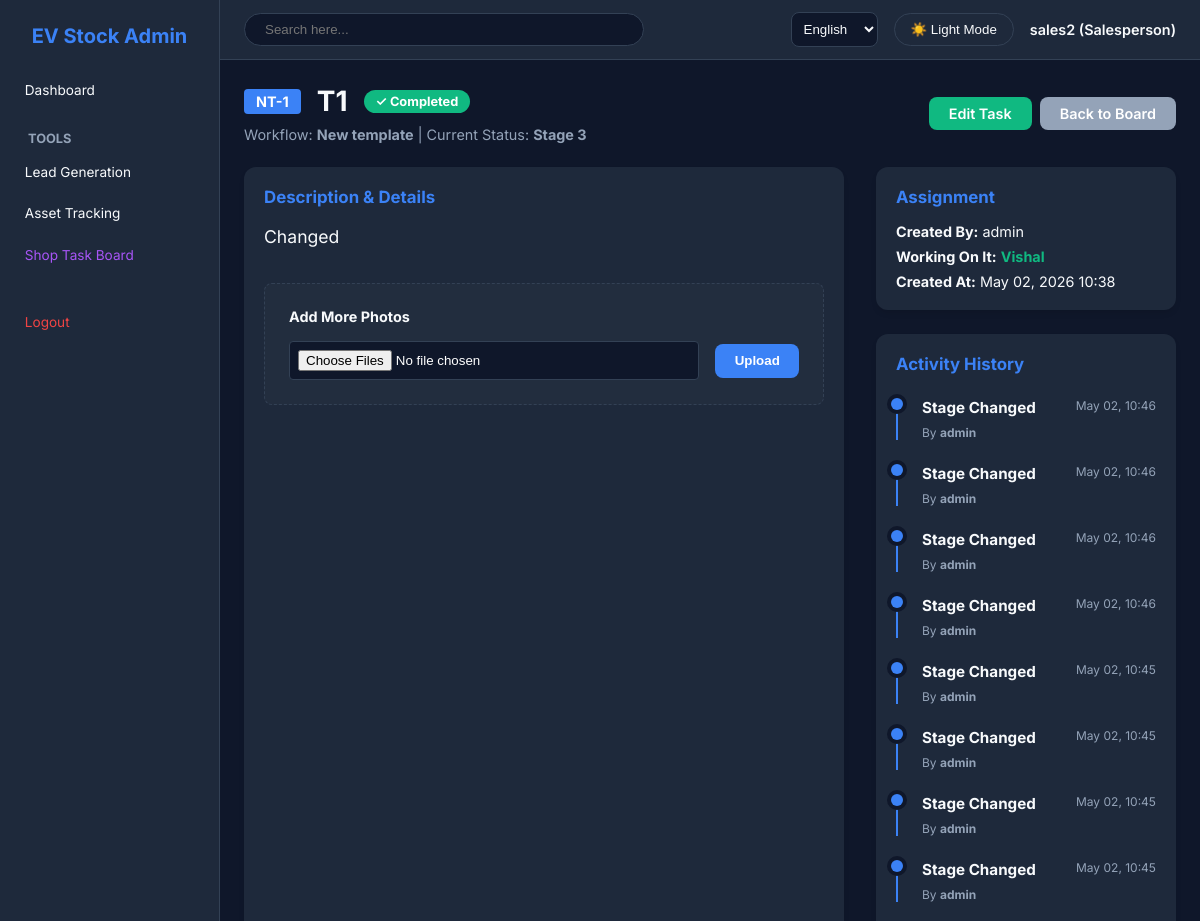
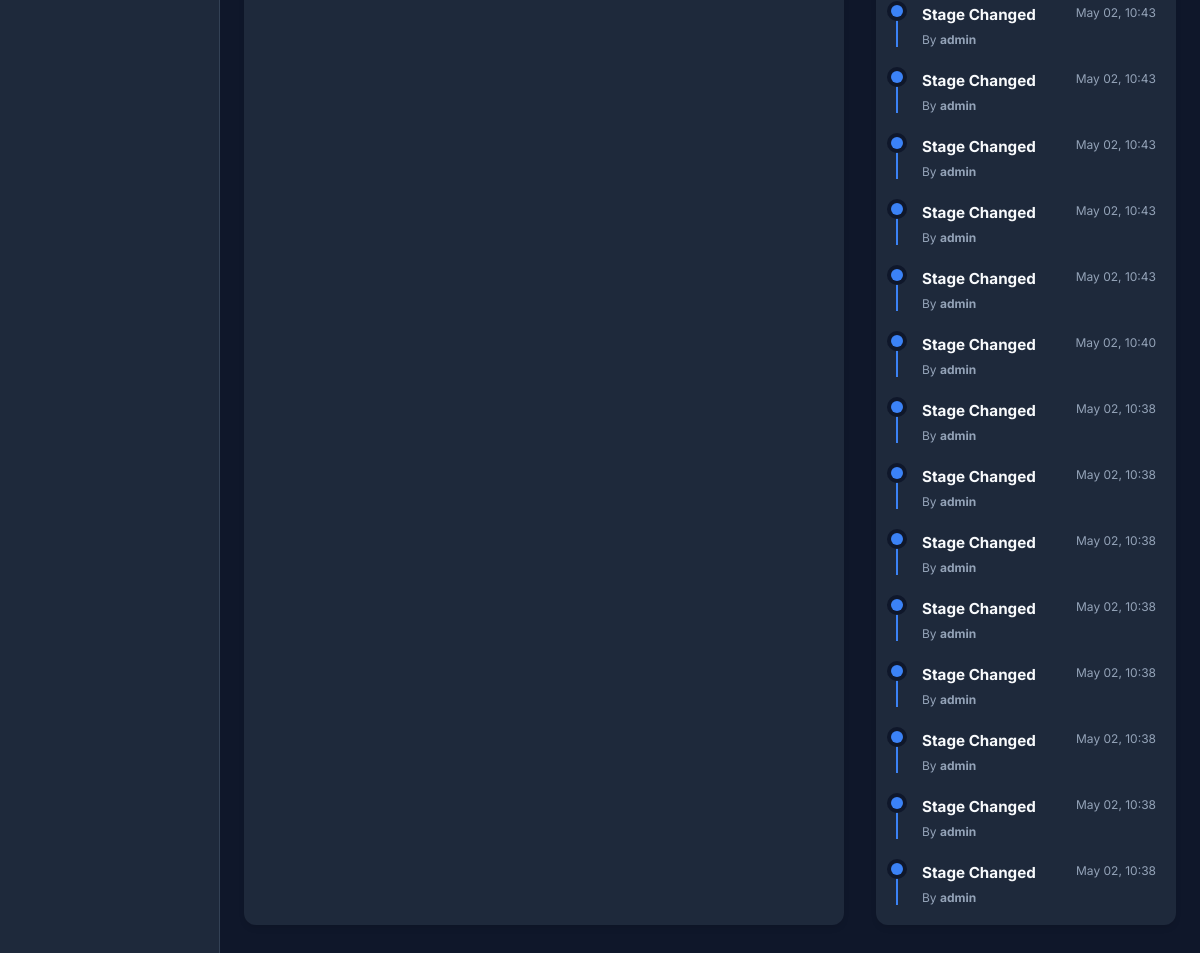
The page /tasks/3/ (signed in) on the database its author committed (2 pictures, top to bottom).
### core/models.py (models this page shows, shortened)
class User(AbstractUser):
    ROLE_CHOICES = (
        ('ADMIN', 'Admin'),
        ('SALES', 'Salesperson'),
        ('CUSTOMER', 'Customer'),
    )
    role = models.CharField(max_length=10, choices=ROLE_CHOICES, default='SALES')
    phone_number = models.CharField(max_length=20, blank=True, null=True)
    aadhar_number = models.CharField(max_length=20, blank=True, null=True)
    pan_number = models.CharField(max_length=20, blank=True, null=True)
    aadhar_front_photo = models.ImageField(upload_to='customers/aadhar/', blank=True, null=True)
    aadhar_back_photo = models.ImageField(upload_to='customers/aadhar/', blank=True, null=True)
    pan_photo = models.ImageField(upload_to='customers/pan/', blank=True, null=True)
    misc = models.JSONField(default=dict, blank=True, null=True)

### tasks/models.py (models this page shows, shortened)
class ShopTask(models.Model):
    template = models.ForeignKey(TaskTemplate, on_delete=models.CASCADE)
    task_number = models.CharField(max_length=20, unique=True, blank=True)
    title = models.CharField(max_length=200)
    description = models.TextField(blank=True, null=True)
    current_stage = models.ForeignKey(TaskStage, on_delete=models.PROTECT)
    assigned_to = models.ForeignKey(settings.AUTH_USER_MODEL, on_delete=models.SET_NULL, null=True, blank=True, related_name='tasks_assigned')
    external_assignee = models.CharField(max_length=100, blank=True, null=True)
    created_at = models.DateTimeField(auto_now_add=True)
    updated_at = models.DateTimeField(auto_now=True)

class TaskTemplate(models.Model):
    name = models.CharField(max_length=100)
    prefix = models.CharField(max_length=10, default="TASK")
    next_number = models.PositiveIntegerField(default=1)
    description = models.TextField(blank=True, null=True)
    created_at = models.DateTimeField(auto_now_add=True)

class TaskStage(models.Model):
    STAGE_TYPES = [
        ('START', 'Start'),
        ('MIDDLE', 'Ongoing'),
        ('END', 'End'),
    ]
    template = models.ForeignKey(TaskTemplate, on_delete=models.CASCADE, related_name='stages')
    name = models.CharField(max_length=100)
    stage_type = models.CharField(max_length=10, choices=STAGE_TYPES, default='MIDDLE')
    order = models.PositiveIntegerField(default=0)
    class Meta:
        ordering = ['order']

class TaskHistory(models.Model):
    ACTION_TYPES = [
        ('CREATED', 'Task Created'),
        ('STAGE_MOVE', 'Stage Changed'),
        ('EDITED', 'Task Details Updated'),
        ('PHOTO_ADDED', 'Photo Added'),
    ]
    task = models.ForeignKey(ShopTask, on_delete=models.CASCADE, related_name='history')
    action_type = models.CharField(max_length=20, choices=ACTION_TYPES, default='STAGE_MOVE')
    from_stage = models.ForeignKey(TaskStage, on_delete=models.SET_NULL, null=True, related_name='history_from')
    to_stage = models.ForeignKey(TaskStage, on_delete=models.SET_NULL, null=True, related_name='history_to')
    details = models.TextField(blank=True, null=True)
    moved_by = models.ForeignKey(settings.AUTH_USER_MODEL, on_delete=models.SET_NULL, null=True)
    moved_at = models.DateTimeField(auto_now_add=True)
    class Meta:
        ordering = ['-moved_at']

### tasks/views.py (the view)
# urls.py: path('<int:task_id>/', views.task_detail, name='task_detail'),
@login_required
def task_detail(request, task_id):
    task = get_object_or_404(ShopTask, id=task_id)
    return render(request, 'tasks/task_detail.html', {'task': task})

### templates/tasks/task_detail.html (shortened to what this page needs)
{% extends 'base.html' %}
{% load i18n %}
{% block content %}
<div class="header">
    <div>
        <div style="display: flex; align-items: center; gap: 1rem;">
            <span style="font-weight: 700; background: var(--primary); color: white; padding: 0.25rem 0.75rem; border-radius: 4px;">
                {{ task.task_number }}
            </span>
            <h1>{{ task.title }}</h1>
            {% if task.current_stage.stage_type == 'END' %}
            <span style="background: var(--success); color: white; padding: 0.25rem 0.75rem; border-radius: 20px; font-size: 0.8rem; font-weight: 700;">✓ {% trans "Completed" %}</span>
            {% endif %}
        </div>
        <p style="color: var(--text-muted); margin-top: 0.5rem;">
            {% trans "Workflow:" %} <strong>{{ task.template.name }}</strong> |
            {% trans "Current Status:" %} <strong>{{ task.current_stage.name }}</strong>
        </p>
    </div>
    <div style="display: flex; gap: 0.5rem;">
        <a href="{% url 'edit_task' task.id %}" class="btn" style="background: var(--success);">{% trans "Edit Task" %}</a>
        <a href="{% url 'board_view' %}?template={{ task.template.id }}" class="btn" style="background: var(--text-muted);">{% trans "Back to Board" %}</a>
    </div>
</div>
<div class="grid" style="grid-template-columns: 2fr 1fr; gap: 2rem;">
    <div class="card">
        <h3 style="margin-bottom: 1rem; color: var(--primary);">{% trans "Description & Details" %}</h3>
        <div style="white-space: pre-wrap; margin-bottom: 2rem; color: var(--text-color); font-size: 1.1rem; line-height: 1.6;">{{ task.description|default:"No description provided." }}</div>
        <div style="background: rgba(255,255,255,0.02); padding: 1.5rem; border-radius: 8px; border: 1px dashed var(--border-color);">
            <h4 style="margin-bottom: 1rem;">{% trans "Add More Photos" %}</h4>
            <form action="{% url 'add_task_photo' task.id %}" method="post" enctype="multipart/form-data" style="display: flex; gap: 1rem; align-items: center;">
                <input type="file" name="photos" multiple accept="image/*" capture="environment" required style="flex: 1; padding: 0.5rem; color: white; border: 1px solid var(--border-color); border-radius: 4px;">
                <button type="submit" class="btn" style="background: var(--primary); padding: 0.6rem 1.2rem;">{% trans "Upload" %}</button>
            </form>
        </div>
    </div>
    <div>
        <div class="card" style="margin-bottom: 1.5rem;">
            <h3 style="margin-bottom: 1rem; color: var(--primary);">{% trans "Assignment" %}</h3>
            <div style="display: flex; flex-direction: column; gap: 0.5rem;">
                <p><strong>{% trans "Created By:" %}</strong> {{ task.assigned_to.username }}</p>
                {% if task.external_assignee %}
                <p><strong>{% trans "Working On It:" %}</strong> <span style="color: var(--success); font-weight: 700;">{{ task.external_assignee }}</span></p>
                {% endif %}
                <p><strong>{% trans "Created At:" %}</strong> {{ task.created_at|date:"M d, Y H:i" }}</p>
            </div>
        </div>
        <div class="card">
            <h3 style="margin-bottom: 1.5rem; color: var(--primary);">{% trans "Activity History" %}</h3>
            <div style="display: flex; flex-direction: column; gap: 1.5rem;">
                {% for log in task.history.all %}
                <div style="padding-left: 1.5rem; border-left: 2px solid {% if log.action_type == 'CREATED' %}var(--success){% elif log.action_type == 'STAGE_MOVE' %}var(--primary){% else %}var(--text-muted){% endif %}; position: relative;">
                    <div style="width: 12px; height: 12px; background: {% if log.action_type == 'CREATED' %}var(--success){% elif log.action_type == 'STAGE_MOVE' %}var(--primary){% else %}var(--text-muted){% endif %}; border-radius: 50%; position: absolute; left: -7px; top: 0; box-shadow: 0 0 0 4px var(--bg-color);"></div>
                    <div style="display: flex; justify-content: space-between; align-items: flex-start;">
                        <p style="font-size: 0.95rem; font-weight: 700; margin-bottom: 0.25rem;">
                            {{ log.get_action_type_display }}
                        </p>
                        <span style="font-size: 0.75rem; color: var(--text-muted);">{{ log.moved_at|date:"M d, H:i" }}</span>
                    </div>
                    <p style="font-size: 0.75rem; color: var(--text-muted); margin-top: 0.25rem;">
                        {% trans "By" %} <strong>{{ log.moved_by.username }}</strong>
                    </p>
                </div>
                {% empty %}
                <p style="color: var(--text-muted); font-size: 0.9rem;">{% trans "No activity recorded yet." %}</p>
                {% endfor %}
            </div>
        </div>
    </div>
</div>
{% endblock %}

### templates/base.html (shortened to what this page needs)
{% load i18n %}
<!DOCTYPE html>
<html lang="en" data-theme="dark">
<head>
</head>
<body>
    {% if request.user.is_authenticated %}
    <div class="sidebar">
        <h2>EV Stock Admin</h2>
        <a href="{% url 'dashboard' %}">{% trans "Dashboard" %}</a>
        <h4 style="margin: 1.5rem 0 0.5rem 1rem; color: var(--text-muted); font-size: 0.8rem; text-transform: uppercase;">{% trans "Tools" %}</h4>
        <a href="{% url 'leads_list' %}">{% trans "Lead Generation" %}</a>
        <a href="{% url 'search_asset' %}">{% trans "Asset Tracking" %}</a>
        <a href="{% url 'board_view' %}" style="color: #a855f7;">{% trans "Shop Task Board" %}</a>
        <div style="margin-top: 2rem">
            <a href="{% url 'logout' %}" style="color: var(--danger)">{% trans "Logout" %}</a>
        </div>
    </div>
    {% endif %}
    <div class="main-content">
        <div class="top-navbar">
            <form action="{% url 'global_search' %}" method="get" style="flex: 1; display: flex; max-width: 400px; margin-right: auto;">
                <input type="text" name="q" placeholder="Search here..." required style="width: 100%; padding: 0.5rem 1.25rem; border-radius: 20px; border: 1px solid var(--border-color); background: var(--bg-color); color: var(--text-color);">
            </form>
            <form action="{% url 'set_language' %}" method="post">{% csrf_token %}
                <select name="language" onchange="this.form.submit()" class="language-dropdown">
                    {% get_current_language as LANGUAGE_CODE %}
                    {% get_available_languages as LANGUAGES %}
                    {% for lang in LANGUAGES %}
                        <option value="{{ lang.0 }}" {% if lang.0 == LANGUAGE_CODE %}selected{% endif %}>
                            {{ lang.1 }}
                        </option>
                    {% endfor %}
                </select>
            </form>
            <button class="theme-toggle" id="theme-btn">🌙 Dark Mode</button>
            <span style="font-weight: 600;">{{ request.user.username }} ({{ request.user.get_role_display }})</span>
        </div>
        <div class="content-area">
            {% block content %}{% endblock %}
        </div>
    </div>
</body>
</html>

### templates/base.html (style rules this page uses)
:root { --bg-color: #f1f5f9; --card-bg: #ffffff; --text-color: #0f172a; --text-muted: #64748b; --primary: #3b82f6; --primary-hover: #2563eb; --success: #10b981; --danger: #ef4444; --border-color: #e2e8f0; --radius: 12px; }
[data-theme="dark"] { --bg-color: #0f172a; --card-bg: #1e293b; --text-color: #f8fafc; --text-muted: #94a3b8; --border-color: #334155; }
* { box-sizing: border-box; margin: 0; padding: 0; }
body { font-family: 'Inter', sans-serif; font-size: 0.9rem; background-color: var(--bg-color); color: var(--text-color); display: flex; min-height: 100vh; transition: background-color 0.3s, color 0.3s; }
.sidebar { width: 220px; background: var(--card-bg); padding: 1.5rem 0.75rem; border-right: 1px solid var(--border-color); transition: background-color 0.3s, border-color 0.3s; }
.sidebar h2 { margin-bottom: 1.5rem; color: var(--primary); font-weight: 700; text-align: center; font-size: 1.25rem; }
.sidebar a { display: block; color: var(--text-color); text-decoration: none; padding: 0.6rem 0.8rem; border-radius: var(--radius); margin-bottom: 0.4rem; transition: background 0.2s; font-size: 0.85rem; }
.main-content { flex: 1; display: flex; flex-direction: column; overflow-y: auto; }
.top-navbar { padding: 0.75rem 1.5rem; display: flex; justify-content: flex-end; align-items: center; gap: 1rem; border-bottom: 1px solid var(--border-color); background: var(--card-bg); }
.content-area { padding: 1.5rem; }
.card { background: var(--card-bg); border-radius: var(--radius); padding: 1.25rem; box-shadow: 0 4px 6px -1px rgb(0 0 0 / 0.1); margin-bottom: 1.25rem; }
.grid { display: grid; grid-template-columns: repeat(auto-fit, minmax(300px, 1fr)); gap: 1.5rem; }
.btn { background: var(--primary); color: white; border: none; padding: 0.5rem 1.25rem; border-radius: 8px; cursor: pointer; font-weight: 600; transition: background 0.2s; text-decoration: none; display: inline-block; }
.header { display: flex; justify-content: space-between; align-items: center; margin-bottom: 1.5rem; }
.header h1 { font-size: 1.75rem; }
input, select, textarea { background: var(--bg-color); color: var(--text-color); border: 1px solid var(--border-color); }
.theme-toggle { background: transparent; border: 1px solid var(--border-color); color: var(--text-color); padding: 0.5rem 1rem; border-radius: 20px; cursor: pointer; }
.language-dropdown { background: var(--bg-color); color: var(--text-color); border: 1px solid var(--border-color); padding: 0.5rem; border-radius: 8px; }

### rows shown on the page
User: user.username "sales2", user.role "Salesperson"
ShopTask: task_number "NT-1", title "T1", template.name "New template", current_stage.name "Stage 3", description "Changed", assigned_to.username "admin", external_assignee "Vishal", created_at "May 02, 2026 10:38"
TaskHistory: action_type "Stage Changed", moved_at "May 02, 10:46", moved_by.username "admin"
TaskHistory: action_type "Stage Changed", moved_at "May 02, 10:46", moved_by.username "admin"
TaskHistory: action_type "Stage Changed", moved_at "May 02, 10:46", moved_by.username "admin"
TaskHistory: action_type "Stage Changed", moved_at "May 02, 10:46", moved_by.username "admin"
TaskHistory: action_type "Stage Changed", moved_at "May 02, 10:45", moved_by.username "admin"
TaskHistory: action_type "Stage Changed", moved_at "May 02, 10:45", moved_by.username "admin"
TaskHistory: action_type "Stage Changed", moved_at "May 02, 10:45", moved_by.username "admin"
TaskHistory: action_type "Stage Changed", moved_at "May 02, 10:45", moved_by.username "admin"
TaskHistory: action_type "Stage Changed", moved_at "May 02, 10:43", moved_by.username "admin"
TaskHistory: action_type "Stage Changed", moved_at "May 02, 10:43", moved_by.username "admin"
TaskHistory: action_type "Stage Changed", moved_at "May 02, 10:43", moved_by.username "admin"
TaskHistory: action_type "Stage Changed", moved_at "May 02, 10:43", moved_by.username "admin"
TaskHistory: action_type "Stage Changed", moved_at "May 02, 10:43", moved_by.username "admin"
TaskHistory: action_type "Stage Changed", moved_at "May 02, 10:40", moved_by.username "admin"
TaskHistory: action_type "Stage Changed", moved_at "May 02, 10:38", moved_by.username "admin"
TaskHistory: action_type "Stage Changed", moved_at "May 02, 10:38", moved_by.username "admin"
TaskHistory: action_type "Stage Changed", moved_at "May 02, 10:38", moved_by.username "admin"
TaskHistory: action_type "Stage Changed", moved_at "May 02, 10:38", moved_by.username "admin"
TaskHistory: action_type "Stage Changed", moved_at "May 02, 10:38", moved_by.username "admin"
TaskHistory: action_type "Stage Changed", moved_at "May 02, 10:38", moved_by.username "admin"
TaskHistory: action_type "Stage Changed", moved_at "May 02, 10:38", moved_by.username "admin"
TaskHistory: action_type "Stage Changed", moved_at "May 02, 10:38", moved_by.username "admin"

### other values the page prints
form field language "English"
